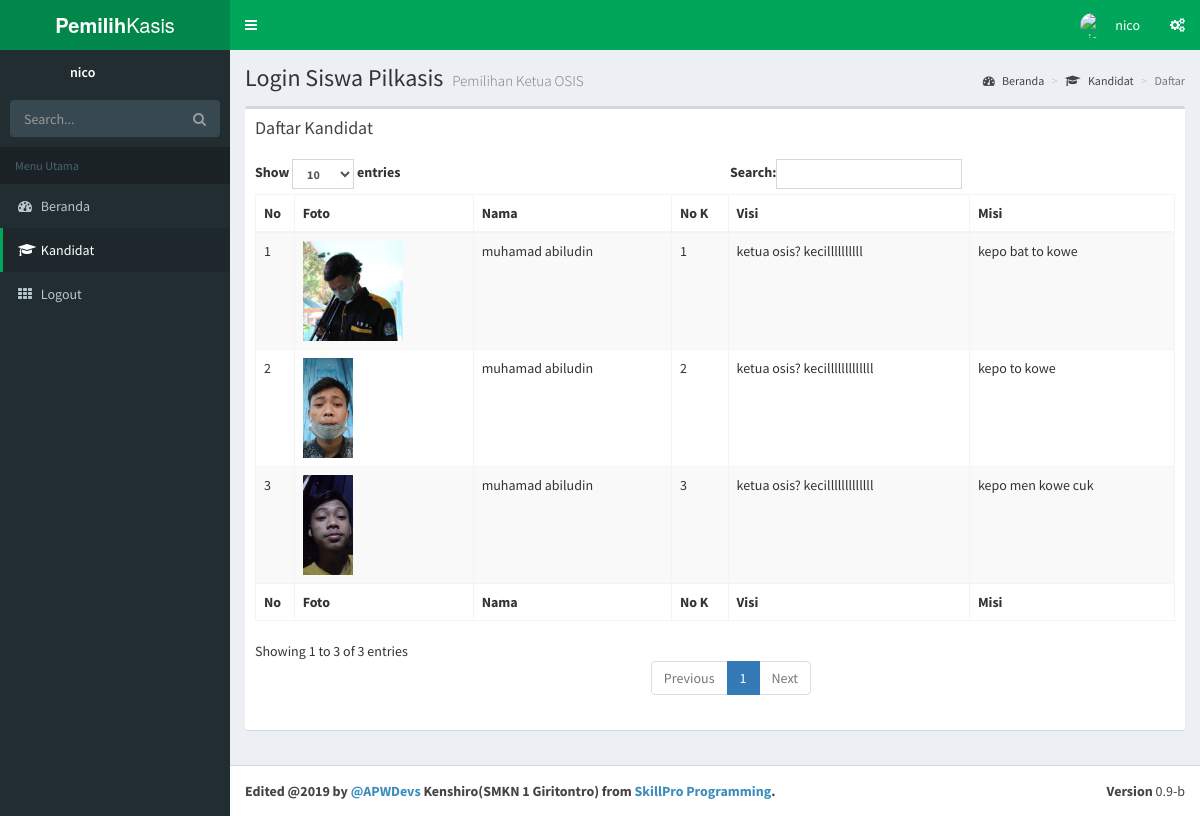
The page /pemilih/index.php?m=kandidat (signed in) on the database its author committed.
### tables this page shows
CREATE TABLE `kandidat` (
  `idkandidat` int(2) NOT NULL,
  `username` varchar(25) NOT NULL,
  `password` varchar(32) NOT NULL,
  `nama` varchar(100) NOT NULL,
  `kelas` varchar(32) NOT NULL,
  `nokandidat` varchar(2) NOT NULL,
  `jumlahsuara` varchar(4) NOT NULL DEFAULT '0',
  `visi` varchar(100) NOT NULL,
  `misi` varchar(255) NOT NULL,
  `aktif` enum('Y','T') NOT NULL DEFAULT 'T',
  `foto` varchar(50) NOT NULL
);

### pemilih/modul/kandidat/tampil.php (the view)
<?php include "atas.php"; ?>
<div class="content-wrapper">
  <section class="content-header">
    <h1>
      Login Siswa Pilkasis
      <small>Pemilihan Ketua OSIS</small>
    </h1>
    <ol class="breadcrumb">
      <li><a href="."><i class="fa fa-dashboard"></i> Beranda</a></li>
      <li><a href="?m=kandidat"><i class="fa fa-graduation-cap"></i> Kandidat</a></li>
      <li class="active">Daftar</li>
    </ol>
  </section>
  <section class="content">
    <div class="row">
      <div class="col-xs-12">
        <div class="box">
          <div class="box-header">
            <h3 class="box-title">Daftar Kandidat</h3>
          </div>
          <div class="box-body">
            <?php
            include "../sambungan.php";
            $sql = "SELECT * FROM kandidat ORDER BY idkandidat";
            $query = mysqli_query($koneksi, $sql);
            if (mysqli_num_rows($query) == 0) {
              echo '          <table class="table table-bordered table-hover table-striped">
                <thead>
                <tr>
                  <th>No</th>
                  <th>Foto</th>
                  <th>Nama</th>
                  <th>No K</th>
                  <th>Visi</th>
                  <th>Misi</th>
                </tr>
                </thead>
                <tbody>
         ';
              echo "<td colspan='6'>Data Masih Kosong</td>";
            } else {
              echo '          <table id="pilkasis1" class="table table-bordered table-hover table-striped">
                <thead>
                <tr>
                  <th>No</th>
                  <th>Foto</th>
                  <th>Nama</th>
                  <th>No K</th>
                  <th>Visi</th>
                  <th>Misi</th>
                </tr>
                </thead>
                <tbody>
        ';
              $no = 1;
              while ($r = mysqli_fetch_assoc($query)) {
                echo "<tr>";
                echo "<td>$no</td>";
                echo "<td><a href='?m=kandidat&s=detail&idp=" . $r['idkandidat'] . "'><img src='../gambar/kandidat/" . $r['foto'] . "' height='100px'/></a></td>";
                echo "<td>" . $r['nama'] . "</td>";
                echo "<td>" . $r['nokandidat'] . "</td>";
                echo "<td>" . $r['visi'] . "</td>";
                echo "<td>" . $r['misi'] . "</td>";
                echo "</tr>";
                $no++;
              }
            }
            ?>
            </tbody>
            <tfoot>
              <tr>
                <th>No</th>
                <th>Foto</th>
                <th>Nama</th>
                <th>No K</th>
                <th>Visi</th>
                <th>Misi</th>
              </tr>
            </tfoot>
            </table>
          </div>
        </div>
      </div>
    </div>
  </section>
  <?php include "bawah.php"; ?>

### rows shown on the page
kandidat: foto (picture), nama "muhamad abiludin", nokandidat "1", visi "ketua osis? kecillllllllll", misi "kepo bat to kowe"
kandidat: foto (picture), nama "muhamad abiludin", nokandidat "2", visi "ketua osis? kecilllllllllllll", misi "kepo to kowe"
kandidat: foto (picture), nama "muhamad abiludin", nokandidat "3", visi "ketua osis? kecilllllllllllll", misi "kepo men kowe cuk"

### other values the page prints
$_SESSION['username_pemilih'] "nico"
